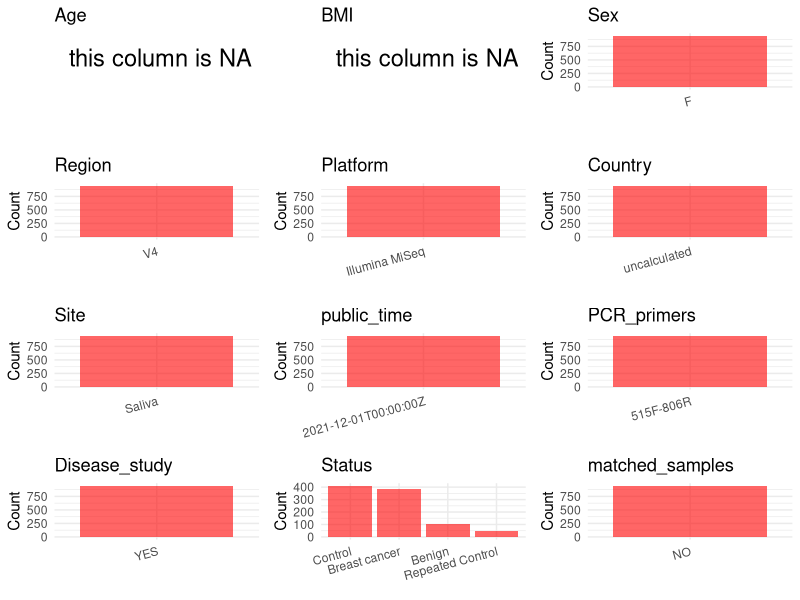

The R source for this figure: (Note: this script raises an error after producing the figure.)
## ---- chunk 1
# Load necessary libraries
library(dplyr)
library(ggplot2)
library(cowplot)

# Set working directory (update this path to your local directory)
setwd("D:/oral_project/PRJNA767189")

# Read the initial metadata files
initial_meta<-read.csv("SraRunTable.csv",header = T)

# Combine the two metadata files
#meta <- rbind(initial_meta, initial_meta1)

#Remove entries where Organism is "gut metagenome" (non-oral samples)
#initial_meta <- subset(initial_meta,isolation_source!= "feces")

# Check the number of samples containing "HT" in Sample.Name (e.g., healthy controls)
#nrow(subset(meta, grepl("HT", Sample.Name)))

# Display the first few rows of the metadata
head(initial_meta)
## ---- chunk 2
# Create a uniform metadata dataframe
metadata <- data.frame(
  BioProject = initial_meta$BioProject,
  Run = initial_meta$Run,
  sample_name = initial_meta$Sample.Name,
  Age = NA,
  BMI = NA,
  Sex="F",
  Region = "V4",
  Platform = initial_meta$Instrument,
  Country = initial_meta$geo_loc_name_country,
  Site =initial_meta$material,
  public_time = initial_meta$ReleaseDate,
  stringsAsFactors = FALSE
)
## ---- chunk 3
# Add information obtained from the publication
metadata$PCR_primers <- "515F-806R"
metadata$title <- "The oral microbiome and breast cancer and nonmalignant breast disease and its relationship with the fecal microbiome in the Ghana Breast Health Study"
#metadata<-subset(uniform_meta,Site!="feces")
metadata$Disease_study <- "YES"
# Assign disease status based on sample_name patterns
metadata$Status <- initial_meta$sample_type
metadata$Status<-gsub("Cancer","Breast cancer",metadata$Status)
#extract subject id by remove prefix of sample_name
#metadata$sample_name <- gsub("[FSP].*", "", metadata$sample_name)
#get subjects id with Saliva available
#keep_subjects<-subset(metadata,Site %in% c("saliva"))
#remove subjects without Saliva samples
#metadata<-subset(metadata,sample_name %in% keep_subjects$sample_name)
#get subjects sampling counts
#sample_counts <- table(metadata$sample_name)
# Create matched_samples column, any subjects have >=2 samples will be label "YES", otherwise "NO"
#metadata$matched_samples <- ifelse(metadata$sample_name %in% names(sample_counts[sample_counts >= 2]), "YES", "NO")
#metadata$BMI<-gsub("not provided",NA,metadata$BMI)
#metadata$BMI<-as.numeric(metadata$BMI)
metadata$matched_samples<-"NO"
## ---- chunk 4
# Check the number of unique runs and sample names
print(paste("Number of unique runs:", length(unique(metadata$Run))))
print(paste("Number of unique sample names:", length(unique(metadata$sample_name))))
## ---- chunk 5
# Select columns for visualization
plot_data <- metadata %>%
  select(-BioProject, -Run, -sample_name, -title)

# Function to create simple plots for each column
create_simple_plots <- function(data) {
  plots <- list()
  
  for (col in colnames(data)) {
    # Check if the column is all NA
    if (all(is.na(data[[col]]))) {
      # Create an empty plot with text indicating all NA
      p <- ggplot() +
        annotate("text", x = 0.5, y = 0.5, label = "this column is NA", size = 6) +
        labs(title = col) +
        theme_void()
    } else if (is.numeric(data[[col]])) {
      # Numeric variable: histogram
      p <- ggplot(data, aes(x = .data[[col]])) +
        geom_histogram(fill = "blue", alpha = 0.6, bins = 20, na.rm = TRUE) +
        labs(title = col) +
        theme_minimal()
    } else {
      # Categorical variable: bar plot (remove NA values)
      count_data <- as.data.frame(table(data[[col]], useNA = "ifany"))
      p <- ggplot(count_data, aes(x = reorder(Var1, -Freq), y = Freq)) +
        geom_col(fill = "red", alpha = 0.6) +
        labs(title = col, x = NULL, y = "Count") +
        theme_minimal() +
        theme(axis.text.x = element_text(angle = 15, hjust = 1))
    }
    plots[[col]] <- p
  }
  
  return(plots)
}

# Generate and arrange plots
plots <- create_simple_plots(plot_data)
p<-plot_grid(plots$Age, 
          plots$BMI, 
          plots$Sex, 
          plots$Region, 
          plots$Platform, 
          plots$Country, 
          plots$Site,
          plots$public_time, 
          plots$PCR_primers,
          plots$Disease_study,
          plots$Status,
          plots$matched_samples,# add 
          ncol = 3, align = "hv", axis = "lb")
ggsave("Metadata_Summary.png", plot = p, width = 8, height = 6, dpi = 150)
## ---- chunk 6
knitr::include_graphics("Metadata_Summary.png")
## ---- chunk 7
# Reorder columns to match the desired format
metadata <- metadata[, c(
  "BioProject", "Run", "sample_name", "Age", "BMI", "Sex", 
  "Region", "Platform", "Country", "Site", "public_time", 
  "PCR_primers", "title", "Disease_study", "Status","matched_samples"
)]

# Export the uniform metadata to a CSV file
write.csv(metadata, file = "metadata.csv", quote = T)
head(metadata)
